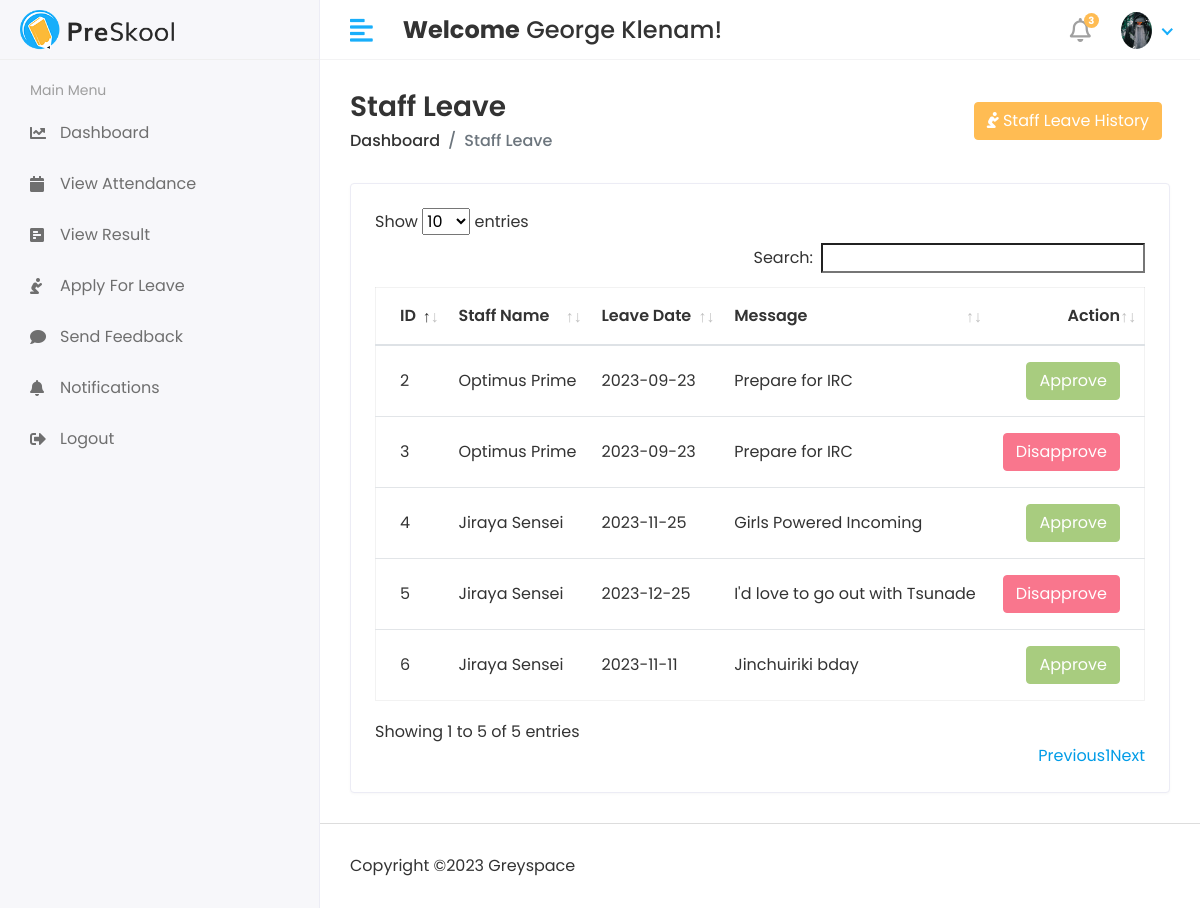
The app's page /hod/staff/leave_view (signed in) with its own data.
### core/models.py (models this page shows, shortened)
class CustomUser(AbstractUser):
    USER = (
        (1,'HOD'),
        (2,'STAFF'),
        (3,'STUDENT'),
    )
    user_type = models.CharField(choices=USER,max_length=50,default=1)
    profile_pic = models.ImageField(upload_to='media/profile_pic')

class Staff_Leave(models.Model):
    staff_id = models.ForeignKey(Staff, on_delete=models.CASCADE)
    data = models.CharField(max_length=100)
    message = models.TextField()
    status = models.IntegerField(default=0)
    created_at = models.DateTimeField(auto_now_add=True)
    updated_at = models.DateTimeField(auto_now=True)

class Staff(models.Model):
    admin = models.OneToOneField(CustomUser, on_delete=models.CASCADE)
    address = models.TextField()
    gender = models.CharField(max_length=100)
    created_at = models.DateTimeField(auto_now_add=True)
    updated_at = models.DateTimeField(auto_now=True)

### schoolms/hod_views.py (the view)
# urls.py: path('hod/staff/leave_view', hod_views.STAFF_LEAVE_VIEW, name='staff_leave_view'),
@login_required(login_url='/')
def STAFF_LEAVE_VIEW(request):
    staff_leave = Staff_Leave.objects.all()
    context = {
        'staff_leave':staff_leave,
    }
    return render(request, 'hod/staff_leave.html', context)

### templates/hod/staff_leave.html (shortened to what this page needs)
{% extends 'base.html' %}
{% block content %}
<div class="content container-fluid">
   <div class="page-header">
      <div class="row align-items-center">
         <div class="col">
            <h3 class="page-title">Staff Leave</h3>
            <ul class="breadcrumb">
               <li class="breadcrumb-item"><a href="index.html">Dashboard</a></li>
               <li class="breadcrumb-item active">Staff Leave</li>
            </ul>
         </div>
         <div class="col-auto text-right float-right ml-auto">
            <button class="btn btn-primary mr-2" data-toggle="modal" data-target=".bd-example-modal-lg" type="button"><i class="fa fa-pray"></i>&nbsp;Staff Leave History</button>
         </div>
      </div>
   </div>
   <div class="row">
      <div class="col-sm-12">
         <div class="card card-table">
            <div class="card-body">
               <div class="table-responsive">
                  <table id="table_id" class="table table-hover table-center mb-0">
                     <thead>
                        <tr>
                           <th>ID</th>
                           <th>Staff Name</th>
                           <th>Leave Date</th>
                           <th>Message</th>
                           <th class="text-right">Action</th>
                        </tr>
                     </thead>
                     <tbody>
                        {% for i in staff_leave %}
                        <tr>
                           <td>{{i.id}}</td>
                           <td>{{i.staff_id.admin.first_name}} {{i.staff_id.admin.last_name}}</td>
                           <td>{{i.data}}</td>
                           <td>{{i.message}}</td>
                           <td class="text-right">
                              <div class="actions">
                                {% if i.status == 0 %}
                                <a href="{% url 'approve_leave' i.id %}" class="btn btn-success">Approve</a>
                                <a href="{% url 'disapprove_leave' i.id %}" class="btn btn-danger">Disapprove</a>
                                {% elif i.status == 1 %}
                                <button class="btn btn-success" disabled="disabled">Approve</button>
                                {% else %}
                                <button class="btn btn-danger" disabled="disabled">Disapprove</button>
                                {% endif %}
                              </div>
                           </td>
                        </tr>
                        {% endfor %}
                     </tbody>
                  </table>
               </div>
            </div>
         </div>
      </div>
   </div>
</div>
{% endblock %}

### templates/includes/header.html (shortened to what this page needs)
{% load static %}
<div class="header">
   <div class="header-left">
      <a href="index.html" class="logo">
         <img src="{% static 'assets/img/logo.png' %}" alt="Logo">
      </a>
   </div>
   <a href="javascript:void(0);" id="toggle_btn">
      <i class="fas fa-align-left"></i>
   </a>
   <div class="top-nav-search mt-3">
      <h4><strong>Welcome</strong>&nbsp;<span>{{user.first_name}} {{user.last_name}}</span>!</h4>
   </div>
   <ul class="nav user-menu">
      <li class="nav-item dropdown noti-dropdown">
         <a href="#" class="dropdown-toggle nav-link" data-toggle="dropdown">
            <i class="far fa-bell"></i> <span class="badge badge-pill">3</span>
         </a>
      </li>
      <li class="nav-item dropdown has-arrow">
         <a href="#" class="dropdown-toggle nav-link" data-toggle="dropdown">
            {% if user.profile_pic == '' %}
            <span class="user-img"><img class="rounded-circle" src="{% static 'assets/img/noimg.png' %}" width="31"
                  alt="Ryan Taylor"></span>
            {% else %}
            <span class="user-img"><img class="rounded-circle" src="/{{user.profile_pic}}" width="31"
                  alt="Ryan Taylor"></span>
            {% endif %}
         </a>
      </li>
   </ul>
</div>

### static/assets/css/style.css (style rules this page uses)
html { height: 100%; }
body { background-color: #fff; color: #333; font-family: 'Poppins', sans-serif; font-size: 1rem; height: 100%; line-height: 1.5; overflow-x: hidden; }
h1, h2, h3, h4, h5, h6 { font-family: 'Poppins', sans-serif; margin-top: 0; }
a { color: #009ce7; }
input, button, a { transition: all 0.4s ease; -moz-transition: all 0.4s ease; -o-transition: all 0.4s ease; -ms-transition: all 0.4s ease; -webkit-transition: all 0.4s ease; }
input, input:focus, button, button:focus { outline: none; }
ul, ol { padding: 0px; list-style: none; }
.table { color: #333; max-width: 100%; margin-bottom: 0; width: 100%; }
.table.dataTable { border-collapse: collapse !important; border: 1px solid rgba(0, 0, 0, 0.05); }
.table thead tr th { font-weight: 600; }
.table tbody tr { border-bottom: 1px solid rgba(0, 0, 0, 0.05); }
.table.table-center td, .table.table-center th { vertical-align: middle; }
.card-table .card-body .table > thead > tr > th { border-top: 0; }
.card-table .card-body .table tr td:first-child, .card-table .card-body .table tr th:first-child { padding-left: 1.5rem; }
.card-table .card-body .table tr td:last-child, .card-table .card-body .table tr th:last-child { padding-right: 1.5rem; }
.card-table .table td, .card-table .table th { border-top: 1px solid #e2e5e8; padding: 1rem 0.75rem; white-space: nowrap; }
.btn-primary { background-color: #FFBC53; border: 1px solid #FFBC53; }
.btn-success { background-color: #7bb13c; border: 1px solid #7bb13c }
.btn-success.disabled, .btn-success:disabled { background-color: #7bb13c; border-color: #7bb13c; color: #fff; }
.btn-danger { background-color: #e84646; border: 1px solid #e84646; }
.btn-danger.disabled, .btn-danger:disabled { background-color: #f62d51; border-color: #f62d51; color: #fff; }
.card { border: 1px solid #ececf5; box-shadow: 0 1px 3px 0 rgba(0, 0, 0, 0.03); margin-bottom: 1.875rem; }
.card-body { padding: 1.5rem; }
.header { background-color: #fff; border-bottom: 1px solid #f3f3f4; left: 0; position: fixed; right: 0; top: 0; z-index: 1001; height: 60px; }
.header .header-left { float: left; height: 60px; padding: 0 20px; position: relative; width: 320px; z-index: 1; transition: all 0.2s ease-in-out; background-color: #f7f7fa; border-bottom: 1px solid #efefef; border-right: 1px solid #ececf5; display: flex; align-items: center; }
.header .header-left .logo { display: inline-block; line-height: 60px; }
.header .header-left .logo img { max-height: 40px; width: auto; }
.header .dropdown-toggle:after { display: none; }
.header .has-arrow .dropdown-toggle:after { border-top: 0; border-left: 0; border-bottom: 2px solid #18aefa; border-right: 2px solid #18aefa; content: ''; height: 8px; display: inline-block; pointer-events: none; -webkit-transform-origin: 66% 66%; -ms-transform-origin: 66% 66%; transform-origin: 66% 66%; -webkit-transform: rotate(45deg); -ms-transform: rotate(45deg); transform: rotate(45deg); -webkit-transition: all 0.15s ease-in-out; transition: all 0.15s ease-in-out; width: 8px; vertical-align: 0px; }
.user-menu { float: right; margin: 0; position: relative; z-index: 99; padding-right: 15px; }
.user-menu.nav > li > a { color: #a0a0a0; font-size: 14px; line-height: 58px; padding: 0 15px; height: 60px; }
.user-img { margin-right: 3px; position: relative; }
.top-nav-search { float: left; margin-left: 15px; }
.page-wrapper > .content { padding: 1.875rem 1.875rem 0; }
.page-header { margin-bottom: 1.875rem; }
.page-header .breadcrumb { background-color: transparent; color: #6c757d; font-size: 1rem; font-weight: 500; margin-bottom: 0; padding: 0; }
.page-header .breadcrumb a { color: #333; }
.page-title { font-size: 28px; font-weight: 600; color: #333; margin-bottom: 5px; }
.user-menu.nav > li > a .badge { background-color: #FFBC53; display: block; font-size: 10px; font-weight: bold; height: 15px; width: 15px; position: absolute; right: 7px; top: 13px; color: #fff; padding: 3px; }
.user-menu.nav > li > a > i { font-size: 1.5rem; line-height: 60px; }
@media (min-width: 992px) { #toggle_btn { align-items: center; color: #18aefa; display: inline-flex; float: left; font-size: 26px; height: 60px; justify-content: center; margin-left: 15px; padding: 0 15px; } }

### records on screen
CustomUser: first_name "George", last_name "Klenam", profile_pic (picture)
Staff_Leave: id "2", staff_id.admin.first_name "Optimus", staff_id.admin.last_name "Prime", data "2023-09-23", message "Prepare for IRC", status "Approve"
Staff_Leave: id "3", staff_id.admin.first_name "Optimus", staff_id.admin.last_name "Prime", data "2023-09-23", message "Prepare for IRC", status "Disapprove"
Staff_Leave: id "4", staff_id.admin.first_name "Jiraya", staff_id.admin.last_name "Sensei", data "2023-11-25", message "Girls Powered Incoming", status "Approve"
Staff_Leave: id "5", staff_id.admin.first_name "Jiraya", staff_id.admin.last_name "Sensei", data "2023-12-25", message "I'd love to go out with Tsunade", status "Disapprove"
Staff_Leave: id "6", staff_id.admin.first_name "Jiraya", staff_id.admin.last_name "Sensei", data "2023-11-11", message "Jinchuiriki bday", status "Approve"
